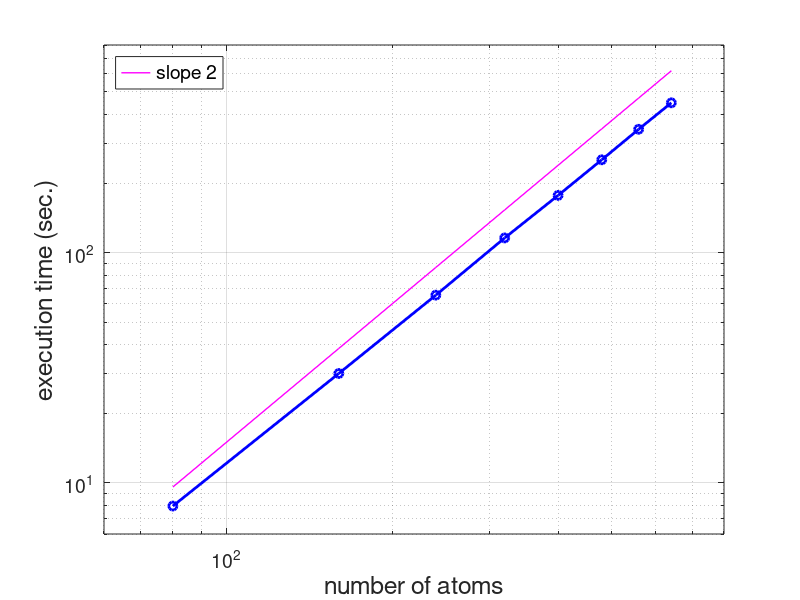

Write MATLAB code to recreate this figure.
A = [80	  7.9368
160	 29.8970
240	 65.4789
320	116.0674
400	177.6208
480	253.6504
560	344.2471
642	448.6176];

x = A(:,1);
y = A(:,2);
slope = 1.5*10^(-3)*x.^2;

figure
loglog(x,slope,'-m','LineWidth',1);
hold on;
loglog(x,y,'-ob','LineWidth',2);
hold off;
xlim([60 800]);
ylim([6 800]);
grid on;
set(gca,'FontSize',14)
xlabel('number of atoms','fontsize',18)
ylabel('execution time (sec.)','fontsize',18)
legend({'slope 2'},'fontsize',14,'location','northwest')
saveas(gcf,'plot.png')

